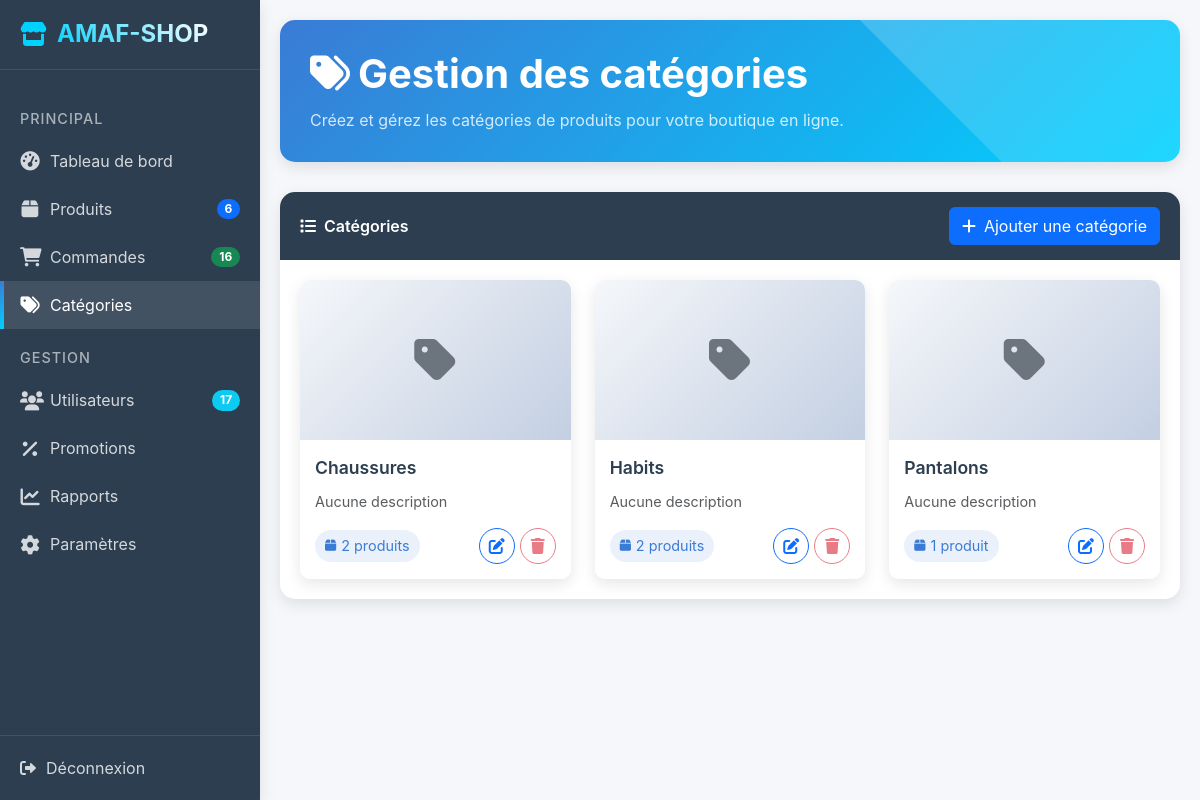
The app's page /admin/categories.php (signed in) with its own data.
### tables this page shows
CREATE TABLE IF NOT EXISTS `categorie` (
  `id` int NOT NULL AUTO_INCREMENT,
  `nom` varchar(70) NOT NULL,
  `description` text,
  `image_url` varchar(150) DEFAULT NULL,
  PRIMARY KEY (`id`)
);

### admin/categories.php (the view, shortened to what this page needs)
<?php
require '../config.php';
$query = "SELECT c.*, (SELECT COUNT(*) FROM produit p WHERE p.categorie_id = c.id) as produit_count
          FROM categorie c ORDER BY c.nom";
$result = $conn->query($query);
$query_commandes = "SELECT COUNT(*) as count FROM commande";
$result_commandes = $conn->query($query_commandes);
$total_commandes = ($result_commandes) ? $result_commandes->fetch_assoc()['count'] : 0;
$query_produits = "SELECT COUNT(*) as count FROM produit";
$result_produits = $conn->query($query_produits);
$total_produits = ($result_produits) ? $result_produits->fetch_assoc()['count'] : 0;
$query_users = "SELECT COUNT(*) as count FROM utilisateur";
$result_users = $conn->query($query_users);
$total_users = ($result_users) ? $result_users->fetch_assoc()['count'] : 0;
?>
<!DOCTYPE html>
<html lang="fr">
<head>
    <link rel="stylesheet" href="https://cdn.jsdelivr.net/npm/bootstrap@5.3.0/dist/css/bootstrap.min.css">
    <link rel="stylesheet" href="https://cdnjs.cloudflare.com/ajax/libs/font-awesome/6.0.0/css/all.min.css">
    <link rel="stylesheet" href="https://cdnjs.cloudflare.com/ajax/libs/animate.css/4.1.1/animate.min.css">
</head>
<body>
    <div class="sidebar">
        <div class="sidebar-brand">
            <i class="fas fa-store"></i>
            <h2>AMAF-SHOP</h2>
        </div>
        <div class="sidebar-menu">
            <h3>Principal</h3>
            <ul>
                <li>
                    <a href="dashboard.php">
                        <i class="fas fa-tachometer-alt"></i>
                        <span>Tableau de bord</span>
                    </a>
                </li>
                <li>
                    <a href="../supprime_produit.php">
                        <i class="fas fa-box"></i>
                        <span>Produits</span>
                        <span class="badge bg-primary rounded-pill"><?= $total_produits ?></span>
                    </a>
                </li>
                <li>
                    <a href="commandes.php">
                        <i class="fas fa-shopping-cart"></i>
                        <span>Commandes</span>
                        <span class="badge bg-success rounded-pill"><?= $total_commandes ?></span>
                    </a>
                </li>
                <li>
                    <a href="categories.php" class="active">
                        <i class="fas fa-tags"></i>
                        <span>Catégories</span>
                    </a>
                </li>
            </ul>
            <h3>Gestion</h3>
            <ul>
                <li>
                    <a href="utilisateurs.php">
                        <i class="fas fa-users"></i>
                        <span>Utilisateurs</span>
                        <span class="badge bg-info rounded-pill"><?= $total_users ?></span>
                    </a>
                </li>
                <li>
                    <a href="promotions.php">
                        <i class="fas fa-percent"></i>
                        <span>Promotions</span>
                    </a>
                </li>
                <li>
                    <a href="rapports.php">
                        <i class="fas fa-chart-line"></i>
                        <span>Rapports</span>
                    </a>
                </li>
                <li>
                    <a href="parametres.php">
                        <i class="fas fa-cog"></i>
                        <span>Paramètres</span>
                    </a>
                </li>
            </ul>
        </div>
        <div class="sidebar-footer">
            <a href="../logout.php">
                <i class="fas fa-sign-out-alt"></i>
                <span>Déconnexion</span>
            </a>
        </div>
    </div>
    <div class="main-content">
        <div class="page-header animate__animated animate__fadeInDown">
            <h1><i class="fas fa-tags me-2"></i>Gestion des catégories</h1>
            <p>Créez et gérez les catégories de produits pour votre boutique en ligne.</p>
        </div>
        <div class="card animate__animated animate__fadeInUp">
            <div class="card-header">
                <i class="fas fa-list me-2"></i>Catégories
                <button class="btn btn-primary" data-bs-toggle="modal" data-bs-target="#addCategoryModal">
                    <i class="fas fa-plus me-2"></i>Ajouter une catégorie
                </button>
            </div>
            <div class="card-body">
                <?php if ($result->num_rows === 0): ?>
                    <div class="text-center py-5">
                        <i class="fas fa-tags fa-4x text-muted mb-3"></i>
                        <h4 class="text-muted">Aucune catégorie trouvée</h4>
                        <p class="text-muted">Commencez par ajouter des catégories pour organiser vos produits.</p>
                        <button class="btn btn-primary mt-3" data-bs-toggle="modal" data-bs-target="#addCategoryModal">
                            <i class="fas fa-plus me-2"></i>Ajouter une catégorie
                        </button>
                    </div>
                <?php else: ?>
                    <div class="row row-cols-1 row-cols-md-2 row-cols-lg-3 g-4">
                        <?php while ($category = $result->fetch_assoc()): ?>
                            <div class="col">
                                <div class="category-card animate__animated animate__fadeIn">
                                    <?php if (!empty($category['image_url'])): ?>
                                        <div class="category-image" style="background-image: url('../<?= !empty($category['image_url']) ? htmlspecialchars($category['image_url']) : '' ?>')"></div>
                                    <?php else: ?>
                                        <div class="category-image">
                                            <div class="category-image-placeholder">
                                                <i class="fas fa-tag"></i>
                                            </div>
                                        </div>
                                    <?php endif; ?>
                                    <div class="category-content">
                                        <div class="category-title"><?= htmlspecialchars($category['nom']) ?></div>
                                        <div class="category-description">
                                            <?php
                                                $description = isset($category['description']) ? $category['description'] : '';
                                                echo !empty($description)
                                                    ? htmlspecialchars($description)
                                                    : '<span class="text-muted">Aucune description</span>';
                                            ?>
                                        </div>
                                        <div class="category-footer">
                                            <div class="category-count">
                                                <i class="fas fa-box"></i>
                                                <?= $category['produit_count'] ?> produit<?= $category['produit_count'] > 1 ? 's' : '' ?>
                                            </div>
                                            <div class="category-actions">
                                                <button class="btn btn-icon btn-outline-primary"
                                                        onclick="editCategory(<?= $category['id'] ?>, '<?= addslashes($category['nom']) ?>', '<?= addslashes($category['description']) ?>', '<?= $category['image_url'] ?>')"
                                                        title="Modifier">
                                                    <i class="fas fa-edit"></i>
                                                </button>
                                                <button class="btn btn-icon btn-outline-danger"
        onclick="deleteCategory(<?= $category['id'] ?>, '<?= addslashes($category['nom']) ?>')"
        title="<?= $category['produit_count'] > 0 ? 'Impossible de supprimer: contient des produits' : 'Supprimer' ?>"
        <?= $category['produit_count'] > 0 ? 'disabled' : '' ?>>
    <i class="fas fa-trash"></i>
</button>
                                            </div>
                                        </div>
                                    </div>
                                </div>
                            </div>
                        <?php endwhile; ?>
                    </div>
                <?php endif; ?>
            </div>
        </div>
    </div>
</body>
</html>

### records on screen
categorie: nom "Chaussures", produit_count "2"
categorie: nom "Habits", produit_count "2"
categorie: nom "Pantalons", produit_count "1"

### other values on screen
$total_produits "6"
$total_commandes "16"
$total_users "17"
